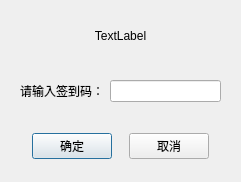
<?xml version="1.0" encoding="UTF-8"?>
<ui version="4.0">
 <class>Signin_student</class>
 <widget class="QDialog" name="Signin_student">
  <property name="geometry">
   <rect>
    <x>0</x>
    <y>0</y>
    <width>241</width>
    <height>182</height>
   </rect>
  </property>
  <property name="windowTitle">
   <string>Dialog</string>
  </property>
  <layout class="QVBoxLayout" name="verticalLayout">
   <item>
    <widget class="QWidget" name="widget" native="true">
     <layout class="QHBoxLayout" name="horizontalLayout_3">
      <item>
       <widget class="QLabel" name="label">
        <property name="text">
         <string>TextLabel</string>
        </property>
        <property name="alignment">
         <set>Qt::AlignCenter</set>
        </property>
       </widget>
      </item>
     </layout>
    </widget>
   </item>
   <item>
    <widget class="QWidget" name="widget_2" native="true">
     <layout class="QHBoxLayout" name="horizontalLayout_2">
      <item>
       <widget class="QLabel" name="label_2">
        <property name="text">
         <string>请输入签到码：</string>
        </property>
       </widget>
      </item>
      <item>
       <widget class="QLineEdit" name="SigninNumber"/>
      </item>
     </layout>
    </widget>
   </item>
   <item>
    <widget class="QWidget" name="widget_3" native="true">
     <layout class="QHBoxLayout" name="horizontalLayout">
      <item>
       <spacer name="horizontalSpacer">
        <property name="orientation">
         <enum>Qt::Horizontal</enum>
        </property>
        <property name="sizeHint" stdset="0">
         <size>
          <width>40</width>
          <height>20</height>
         </size>
        </property>
       </spacer>
      </item>
      <item>
       <widget class="QPushButton" name="yesBtn">
        <property name="text">
         <string>确定</string>
        </property>
       </widget>
      </item>
      <item>
       <spacer name="horizontalSpacer_3">
        <property name="orientation">
         <enum>Qt::Horizontal</enum>
        </property>
        <property name="sizeHint" stdset="0">
         <size>
          <width>40</width>
          <height>20</height>
         </size>
        </property>
       </spacer>
      </item>
      <item>
       <widget class="QPushButton" name="noBtn">
        <property name="text">
         <string>取消</string>
        </property>
       </widget>
      </item>
      <item>
       <spacer name="horizontalSpacer_2">
        <property name="orientation">
         <enum>Qt::Horizontal</enum>
        </property>
        <property name="sizeHint" stdset="0">
         <size>
          <width>40</width>
          <height>20</height>
         </size>
        </property>
       </spacer>
      </item>
     </layout>
    </widget>
   </item>
  </layout>
 </widget>
 <resources/>
 <connections/>
</ui>
